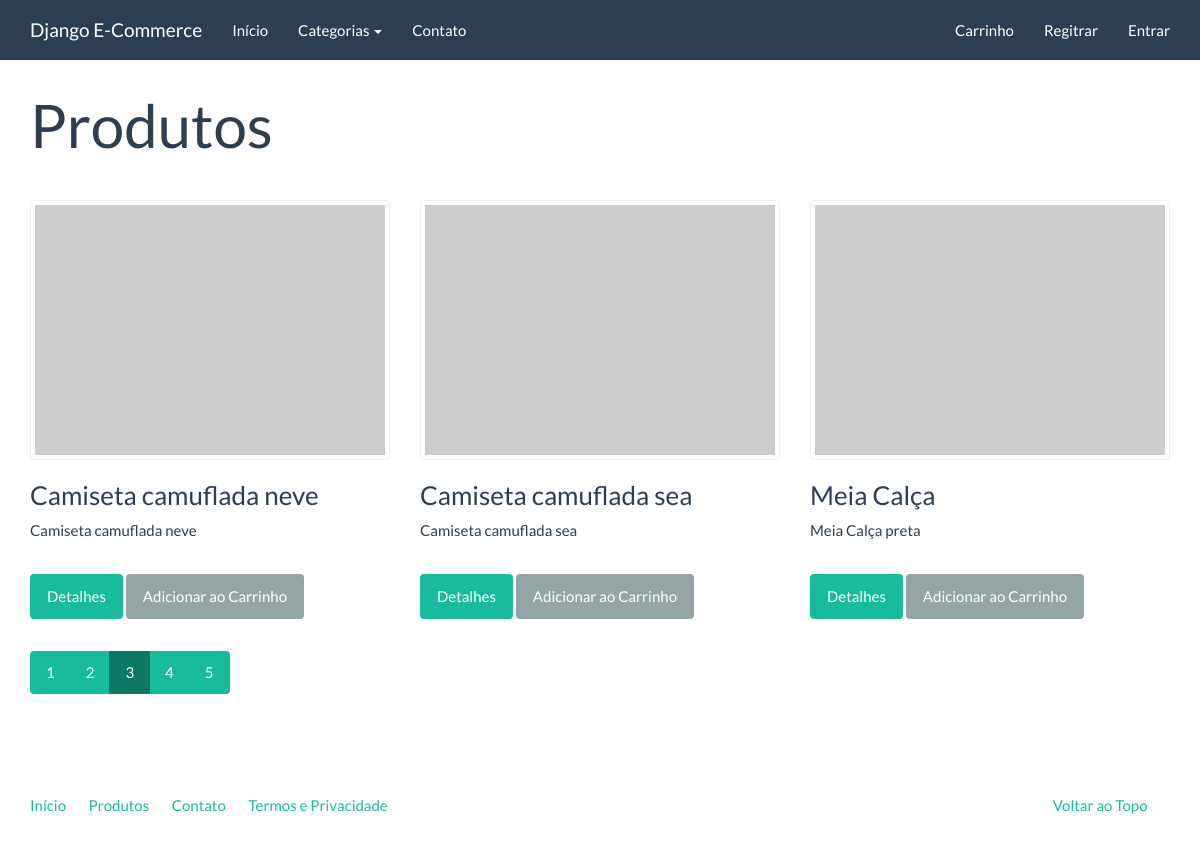
The app's page /produtos/?page=3, older data.
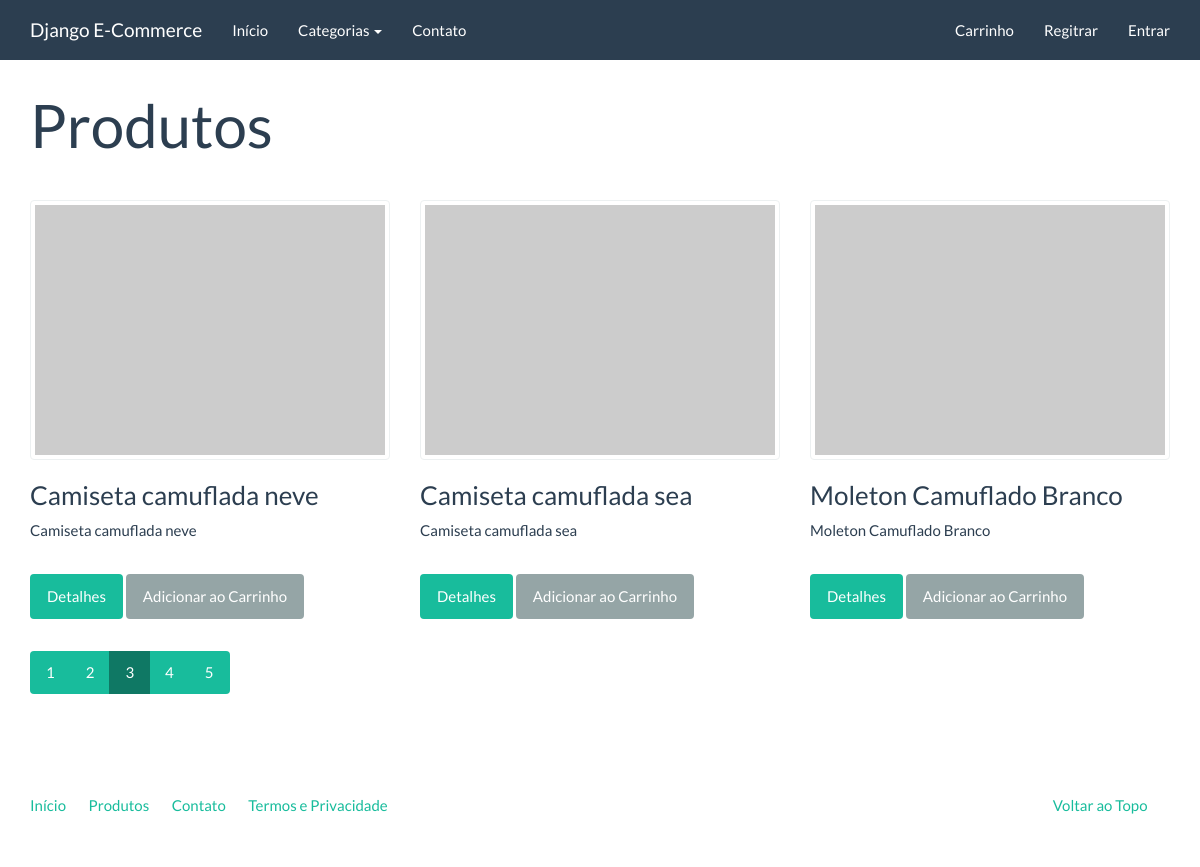
The same page, newer data.
### catalog/models.py (models this page shows)
class Product(models.Model):
    name = models.CharField("Nome", max_length=100)
    slug = models.SlugField('Identificador', max_length=100)
    category = models.ForeignKey('catalog.Category', related_name='Categoria', verbose_name="Categoria", on_delete=models.CASCADE, null=True, blank=False)
    description = models.TextField('Descrição', blank=True, max_length=85)
    price = models.DecimalField("Preço", decimal_places=2, max_digits=8)
    created = models.DateTimeField('Criado em', auto_now_add=True)
    modified = models.DateTimeField('Modificado em', auto_now=True)
    class Meta:
        verbose_name = 'Produto'
        verbose_name_plural = "Produtos"
        ordering = ['name']
    def __str__(self):
        return self.name
    def get_absolute_url(self):
        return reverse('catalog:product', kwargs={'slug': self.slug})

### catalog/views.py (the view)
class ProductListView(generic.ListView):
    model = Product
    template_name = "catalog/product_list.html"
    context_object_name = 'product_list'
    paginate_by = 3

### catalog/context_processors.py (called while the page is built)
def categories(request):
    return {
        'categories': Category.objects.all()
    }

### catalog/models.py (called while the page is built)
    def __str__(self):
        return self.name

    def get_absolute_url(self):
        return reverse('catalog:category', kwargs={'slug': self.slug})

### core/templatetags/pagination.py (called while the page is built)
@register.inclusion_tag('pagination.html')
def pagination(request, paginator, page_obj):
    context = {}
    context['paginator'] = paginator
    context['request'] = request
    context['page_obj'] = page_obj
    getvars = request.GET.copy()
    if 'page' in getvars:
        del getvars['page']
    if len(getvars) > 0:
        context['getvars'] = f'&{getvars.urlencode()}'
    else:
        context['getvars'] = ''
    return context

### catalog/templates/catalog/product_list.html (shortened to what this page needs)
{% extends "base.html" %}
{% load pagination %}
{% block container %}
<div class="page-header">
    <h1>Produtos</h1>
</div>
<div class="row">
    {% for product in product_list %}
    {% include 'catalog/_product.html' %}
    {% endfor %}
</div>
{% pagination request paginator page_obj %}
{% endblock %}

### catalog/templates/catalog/_product.html
<div class="col-sm-6 col-md-4">
        <a class='thumbnail' href="{{ product.get_absolute_url }}">
            <img src="http://placehold.it/350x250" alt="" />
        </a>
        <div class="caption">
            <h3>{{ product }}</h3>
            {{ product.description|linebreaks }}
            <p><a href="{{ product.get_absolute_url }}" class="btn btn-success" role="button">Detalhes</a> <a href="{% url 'checkout:create_cart_item' product.slug %}" class="btn btn-default" role="button">Adicionar ao Carrinho</a></p>
        </div>
</div>

Row changes from the older to the newer data that the page shows:
removed Product: name "Meia Calça", description "Meia Calça preta"
now on this page (row unchanged): Product: name "Moleton Camuflado Branco", description "Moleton Camuflado Branco"
